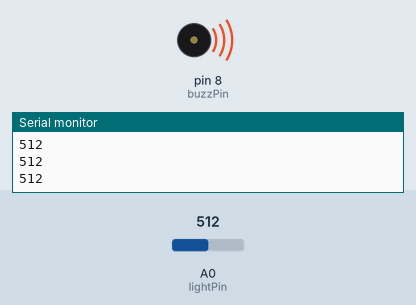
Recording of a sketch running on a simulated Arduino Uno, built with avr-gcc and run on an emulated ATmega328P. Parts: buzzer (waves = sounding), the last lines printed to the serial monitor. Inputs (shaded band) come from the test bench; at power-on: A0 (lightPin) = 512.

Above: at 1.2 s.
1.3 s: A0 (lightPin) set to 87
At 2.2 s:
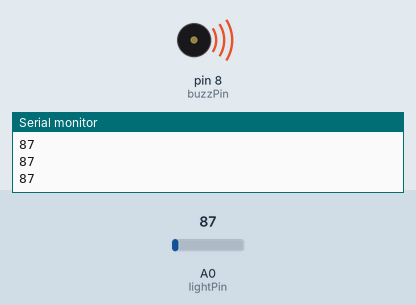
2.8 s: A0 (lightPin) set to 75
At 3.7 s:
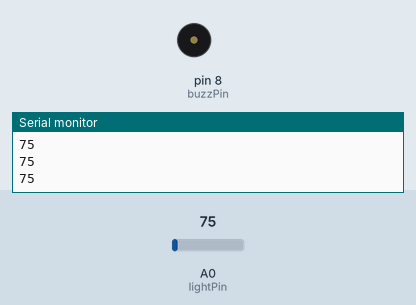
4.6 s: A0 (lightPin) set to 122
At 5.3 s:
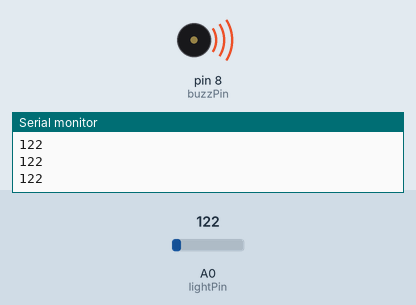
6.1 s: A0 (lightPin) set to 0
At 7.4 s:
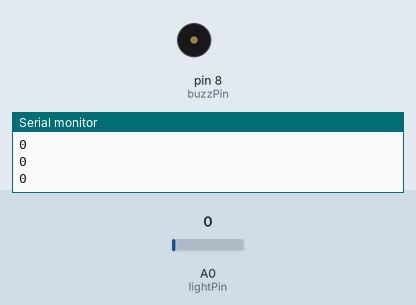
Timing chart, 0 to 9.1 s (numbered marks = the images above; inputs shaded):
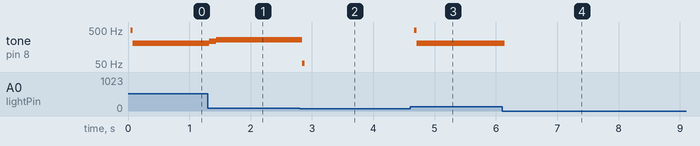

Measured:
- the behaviour switches between 83 and 82 on A0 (lightPin) (found by bisection; images 1 and 2)
- after the input at 1.3 s, tone on pin 8 (buzzPin): 206 Hz → 233 Hz at once, → 255 Hz 0.12 s later
- after the input at 2.8 s, tone on pin 8 (buzzPin): 255 Hz → 53 Hz at once, → silent 0.04 s later
- after the input at 4.6 s, tone on pin 8 (buzzPin): silent → 499 Hz after 0.07 s, → 206 Hz 0.04 s later
- after the input at 6.1 s, tone on pin 8 (buzzPin): 206 Hz → silent after 0.05 s

The sketch:

light-sound.ino
```cpp
int lightPin = A0;
int buzzPin = 8;
int lightVal;
int buzzDelay;

void setup() {
  // put your setup code here, to run once:
  pinMode(lightPin, INPUT);
  pinMode(buzzPin, OUTPUT);
  Serial.begin(9600);
}

void loop() {
  // put your main code here, to run repeatedly:
  lightVal = analogRead(lightPin);
  buzzDelay = (9./530.) * lightVal - (1800./530.) + 1.;
  Serial.println(lightVal);

 digitalWrite(buzzPin, HIGH);
 delayMicroseconds(buzzDelay);
 digitalWrite(buzzPin, LOW);
 delayMicroseconds(buzzDelay);
}
```
